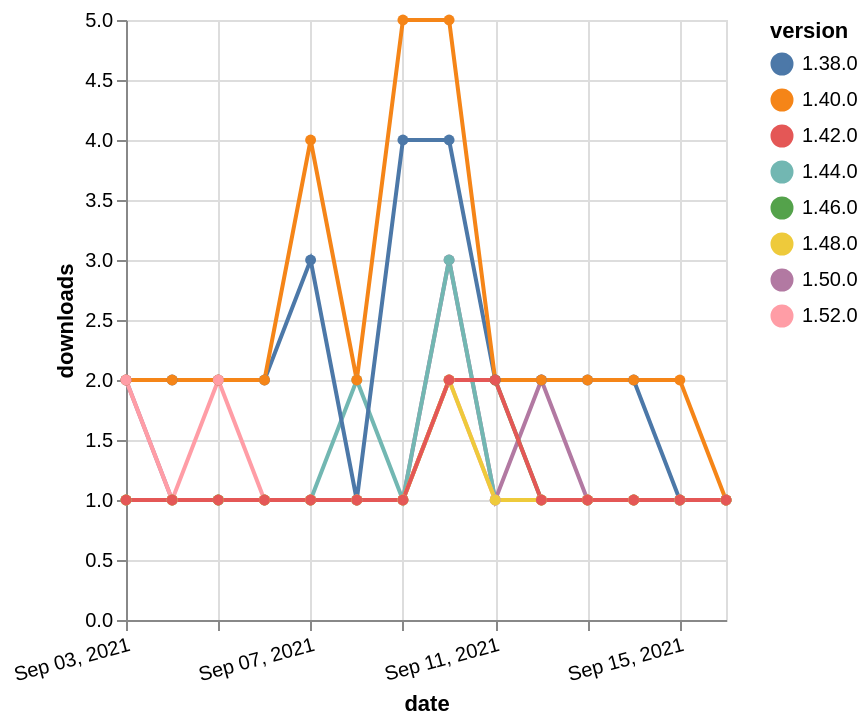

Write the Vega-Lite specification saved for this chart.
### Vega-Lite specification from a JSON file in a GitHub repository (floating-point values rounded to 4 significant figures)
{"$schema": "https://vega.github.io/schema/vega-lite/v5.json", "description": "A simple bar chart with embedded data.", "data": {"values": [{"date": "2021-09-03", "total": 180, "delta": 2, "version": "1.50.0"}, {"date": "2021-09-04", "total": 181, "delta": 1, "version": "1.50.0"}, {"date": "2021-09-05", "total": 182, "delta": 1, "version": "1.50.0"}, {"date": "2021-09-06", "total": 183, "delta": 1, "version": "1.50.0"}, {"date": "2021-09-07", "total": 184, "delta": 1, "version": "1.50.0"}, {"date": "2021-09-08", "total": 185, "delta": 1, "version": "1.50.0"}, {"date": "2021-09-09", "total": 186, "delta": 1, "version": "1.50.0"}, {"date": "2021-09-10", "total": 189, "delta": 3, "version": "1.50.0"}, {"date": "2021-09-11", "total": 190, "delta": 1, "version": "1.50.0"}, {"date": "2021-09-12", "total": 192, "delta": 2, "version": "1.50.0"}, {"date": "2021-09-13", "total": 193, "delta": 1, "version": "1.50.0"}, {"date": "2021-09-14", "total": 194, "delta": 1, "version": "1.50.0"}, {"date": "2021-09-15", "total": 195, "delta": 1, "version": "1.50.0"}, {"date": "2021-09-16", "total": 196, "delta": 1, "version": "1.50.0"}, {"date": "2021-09-03", "total": 202, "delta": 1, "version": "1.44.0"}, {"date": "2021-09-04", "total": 203, "delta": 1, "version": "1.44.0"}, {"date": "2021-09-05", "total": 204, "delta": 1, "version": "1.44.0"}, {"date": "2021-09-06", "total": 205, "delta": 1, "version": "1.44.0"}, {"date": "2021-09-07", "total": 206, "delta": 1, "version": "1.44.0"}, {"date": "2021-09-08", "total": 208, "delta": 2, "version": "1.44.0"}, {"date": "2021-09-09", "total": 209, "delta": 1, "version": "1.44.0"}, {"date": "2021-09-10", "total": 212, "delta": 3, "version": "1.44.0"}, {"date": "2021-09-11", "total": 213, "delta": 1, "version": "1.44.0"}, {"date": "2021-09-12", "total": 214, "delta": 1, "version": "1.44.0"}, {"date": "2021-09-13", "total": 215, "delta": 1, "version": "1.44.0"}, {"date": "2021-09-14", "total": 216, "delta": 1, "version": "1.44.0"}, {"date": "2021-09-15", "total": 217, "delta": 1, "version": "1.44.0"}, {"date": "2021-09-16", "total": 218, "delta": 1, "version": "1.44.0"}, {"date": "2021-09-03", "total": 2319, "delta": 2, "version": "1.38.0"}, {"date": "2021-09-04", "total": 2321, "delta": 2, "version": "1.38.0"}, {"date": "2021-09-05", "total": 2323, "delta": 2, "version": "1.38.0"}, {"date": "2021-09-06", "total": 2325, "delta": 2, "version": "1.38.0"}, {"date": "2021-09-07", "total": 2328, "delta": 3, "version": "1.38.0"}, {"date": "2021-09-08", "total": 2329, "delta": 1, "version": "1.38.0"}, {"date": "2021-09-09", "total": 2333, "delta": 4, "version": "1.38.0"}, {"date": "2021-09-10", "total": 2337, "delta": 4, "version": "1.38.0"}, {"date": "2021-09-11", "total": 2339, "delta": 2, "version": "1.38.0"}, {"date": "2021-09-12", "total": 2341, "delta": 2, "version": "1.38.0"}, {"date": "2021-09-13", "total": 2343, "delta": 2, "version": "1.38.0"}, {"date": "2021-09-14", "total": 2345, "delta": 2, "version": "1.38.0"}, {"date": "2021-09-15", "total": 2346, "delta": 1, "version": "1.38.0"}, {"date": "2021-09-16", "total": 2347, "delta": 1, "version": "1.38.0"}, {"date": "2021-09-03", "total": 2498, "delta": 2, "version": "1.40.0"}, {"date": "2021-09-04", "total": 2500, "delta": 2, "version": "1.40.0"}, {"date": "2021-09-05", "total": 2502, "delta": 2, "version": "1.40.0"}, {"date": "2021-09-06", "total": 2504, "delta": 2, "version": "1.40.0"}, {"date": "2021-09-07", "total": 2508, "delta": 4, "version": "1.40.0"}, {"date": "2021-09-08", "total": 2510, "delta": 2, "version": "1.40.0"}, {"date": "2021-09-09", "total": 2515, "delta": 5, "version": "1.40.0"}, {"date": "2021-09-10", "total": 2520, "delta": 5, "version": "1.40.0"}, {"date": "2021-09-11", "total": 2522, "delta": 2, "version": "1.40.0"}, {"date": "2021-09-12", "total": 2524, "delta": 2, "version": "1.40.0"}, {"date": "2021-09-13", "total": 2526, "delta": 2, "version": "1.40.0"}, {"date": "2021-09-14", "total": 2528, "delta": 2, "version": "1.40.0"}, {"date": "2021-09-15", "total": 2530, "delta": 2, "version": "1.40.0"}, {"date": "2021-09-16", "total": 2531, "delta": 1, "version": "1.40.0"}, {"date": "2021-09-03", "total": 190, "delta": 1, "version": "1.46.0"}, {"date": "2021-09-04", "total": 191, "delta": 1, "version": "1.46.0"}, {"date": "2021-09-05", "total": 192, "delta": 1, "version": "1.46.0"}, {"date": "2021-09-06", "total": 193, "delta": 1, "version": "1.46.0"}, {"date": "2021-09-07", "total": 194, "delta": 1, "version": "1.46.0"}, {"date": "2021-09-08", "total": 195, "delta": 1, "version": "1.46.0"}, {"date": "2021-09-09", "total": 196, "delta": 1, "version": "1.46.0"}, {"date": "2021-09-10", "total": 198, "delta": 2, "version": "1.46.0"}, {"date": "2021-09-11", "total": 200, "delta": 2, "version": "1.46.0"}, {"date": "2021-09-12", "total": 201, "delta": 1, "version": "1.46.0"}, {"date": "2021-09-13", "total": 202, "delta": 1, "version": "1.46.0"}, {"date": "2021-09-14", "total": 203, "delta": 1, "version": "1.46.0"}, {"date": "2021-09-15", "total": 204, "delta": 1, "version": "1.46.0"}, {"date": "2021-09-16", "total": 205, "delta": 1, "version": "1.46.0"}, {"date": "2021-09-03", "total": 118, "delta": 2, "version": "1.52.0"}, {"date": "2021-09-04", "total": 119, "delta": 1, "version": "1.52.0"}, {"date": "2021-09-05", "total": 121, "delta": 2, "version": "1.52.0"}, {"date": "2021-09-06", "total": 122, "delta": 1, "version": "1.52.0"}, {"date": "2021-09-07", "total": 123, "delta": 1, "version": "1.52.0"}, {"date": "2021-09-08", "total": 124, "delta": 1, "version": "1.52.0"}, {"date": "2021-09-09", "total": 125, "delta": 1, "version": "1.52.0"}, {"date": "2021-09-10", "total": 127, "delta": 2, "version": "1.52.0"}, {"date": "2021-09-11", "total": 128, "delta": 1, "version": "1.52.0"}, {"date": "2021-09-12", "total": 129, "delta": 1, "version": "1.52.0"}, {"date": "2021-09-13", "total": 130, "delta": 1, "version": "1.52.0"}, {"date": "2021-09-14", "total": 131, "delta": 1, "version": "1.52.0"}, {"date": "2021-09-15", "total": 132, "delta": 1, "version": "1.52.0"}, {"date": "2021-09-16", "total": 133, "delta": 1, "version": "1.52.0"}, {"date": "2021-09-03", "total": 158, "delta": 1, "version": "1.48.0"}, {"date": "2021-09-04", "total": 159, "delta": 1, "version": "1.48.0"}, {"date": "2021-09-05", "total": 160, "delta": 1, "version": "1.48.0"}, {"date": "2021-09-06", "total": 161, "delta": 1, "version": "1.48.0"}, {"date": "2021-09-07", "total": 162, "delta": 1, "version": "1.48.0"}, {"date": "2021-09-08", "total": 163, "delta": 1, "version": "1.48.0"}, {"date": "2021-09-09", "total": 164, "delta": 1, "version": "1.48.0"}, {"date": "2021-09-10", "total": 166, "delta": 2, "version": "1.48.0"}, {"date": "2021-09-11", "total": 167, "delta": 1, "version": "1.48.0"}, {"date": "2021-09-12", "total": 168, "delta": 1, "version": "1.48.0"}, {"date": "2021-09-13", "total": 169, "delta": 1, "version": "1.48.0"}, {"date": "2021-09-14", "total": 170, "delta": 1, "version": "1.48.0"}, {"date": "2021-09-15", "total": 171, "delta": 1, "version": "1.48.0"}, {"date": "2021-09-16", "total": 172, "delta": 1, "version": "1.48.0"}, {"date": "2021-09-03", "total": 245, "delta": 1, "version": "1.42.0"}, {"date": "2021-09-04", "total": 246, "delta": 1, "version": "1.42.0"}, {"date": "2021-09-05", "total": 247, "delta": 1, "version": "1.42.0"}, {"date": "2021-09-06", "total": 248, "delta": 1, "version": "1.42.0"}, {"date": "2021-09-07", "total": 249, "delta": 1, "version": "1.42.0"}, {"date": "2021-09-08", "total": 250, "delta": 1, "version": "1.42.0"}, {"date": "2021-09-09", "total": 251, "delta": 1, "version": "1.42.0"}, {"date": "2021-09-10", "total": 253, "delta": 2, "version": "1.42.0"}, {"date": "2021-09-11", "total": 255, "delta": 2, "version": "1.42.0"}, {"date": "2021-09-12", "total": 256, "delta": 1, "version": "1.42.0"}, {"date": "2021-09-13", "total": 257, "delta": 1, "version": "1.42.0"}, {"date": "2021-09-14", "total": 258, "delta": 1, "version": "1.42.0"}, {"date": "2021-09-15", "total": 259, "delta": 1, "version": "1.42.0"}, {"date": "2021-09-16", "total": 260, "delta": 1, "version": "1.42.0"}]}, "width": "container", "mark": {"type": "line", "point": {"filled": true}}, "encoding": {"x": {"field": "date", "type": "temporal", "timeUnit": "yearmonthdate", "title": "date", "axis": {"labelAngle": -15}}, "y": {"field": "delta", "type": "quantitative", "title": "downloads"}, "color": {"field": "version", "type": "nominal"}, "tooltip": {"field": "delta"}}}
